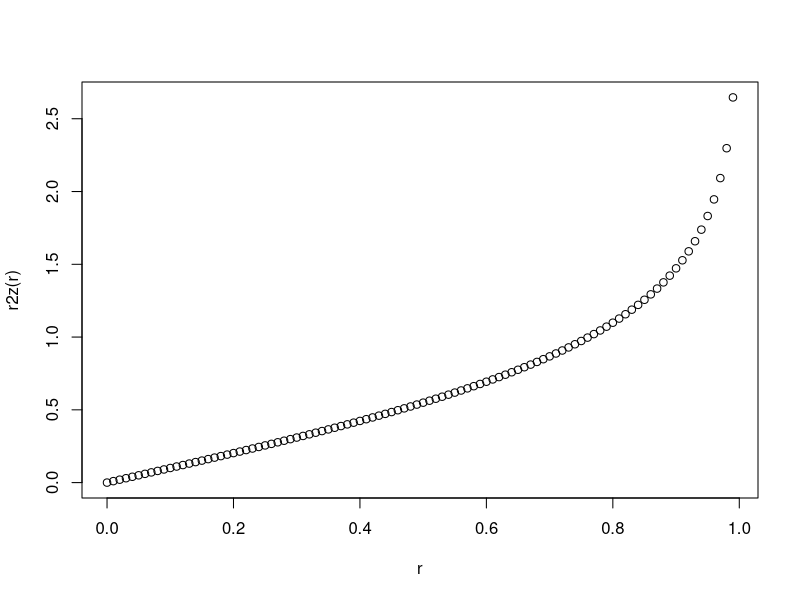

Here is the R script that generated this plot:
library(tidyverse)

# convert r to z
r2z <- function (r) {
  rplus <- r+1
  rminus <- 1-r
  zr <- (log(rplus)-log(rminus))/2
  
  zr
}

# plot relationship between r and z
r <- seq(0,.99,.01)
plot(r, r2z(r))

# compare independent r-values
comp_rs <- function(r1, r2, n1, n2=n1) {
  z1 <- r2z(r1)
  z2 <- r2z(r2)
  zd <- (z1 - z2) / sqrt( (1/(n1-3)) + (1/(n2-3)) )
  p <- 2*pnorm(-abs(zd))
  
  #print(paste0("Z(diff) = ", round(zd, 4), ", p(2-tailed) = ", round(p, 4)))
  
  list(z = zd, p = p)
}

min_n <- function(r1, r2, alpha = .05) {
  # assume ns are equal
  combos <- expand.grid(r1 = r1, r2 = r2, n1 = 5:5000)
  zp <- purrr::pmap_dfr(combos, ~comp_rs(..1, ..2, ..3) )
  
  combos %>%
    bind_cols(zp) %>% 
    mutate(
      sig = p < alpha,
      rdif = abs(r1 - r2) 
    ) %>%
    filter(sig == TRUE) %>%
    group_by(r1, r2, rdif) %>%
    summarise(min_n = min(n1))
}

min_n(.2, .5)
